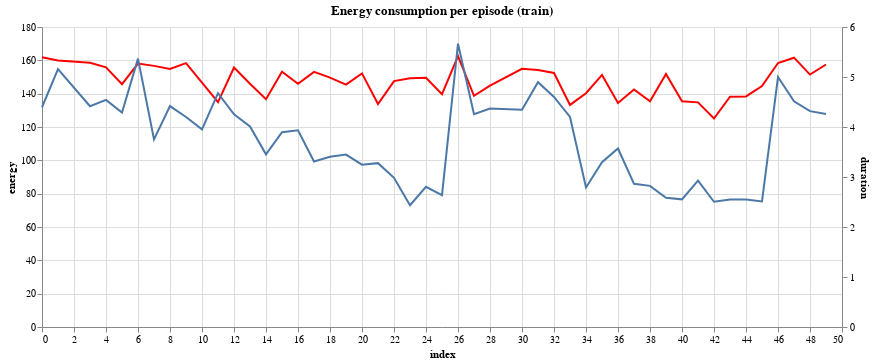

Notebook source saved alongside this figure:
### Code cell
(alt.Chart(values_df[values_df['num_of_rules'] == 3]).mark_line(color='red').encode(
    x='index',
    y='energy',
    
)+alt.Chart(values_df[values_df['num_of_rules'] == 3]).mark_line().encode(
    x='index',
    y='duration',
    
).properties(
    title='Energy consumption per episode (train)',
    width=800,
)).resolve_scale(
    y='independent'
)

### Figure 1 — Vega-Lite specification as saved in the notebook (floating-point values rounded to 4 significant figures)
{"config": {"view": {"continuousWidth": 300, "continuousHeight": 300}}, "layer": [{"data": {"name": "data-0291a8fae2e170352f2813a9a07ddd5f"}, "mark": {"type": "line", "color": "red"}, "encoding": {"x": {"field": "index", "type": "quantitative"}, "y": {"field": "energy", "type": "quantitative"}}}, {"data": {"name": "data-0291a8fae2e170352f2813a9a07ddd5f"}, "mark": {"type": "line"}, "encoding": {"x": {"field": "index", "type": "quantitative"}, "y": {"field": "duration", "type": "quantitative"}}, "title": "Energy consumption per episode (train)"}], "resolve": {"scale": {"y": "independent"}}, "width": 800, "$schema": "https://vega.github.io/schema/vega-lite/v5.8.0.json", "datasets": {"data-0291a8fae2e170352f2813a9a07ddd5f": [{"index": 0, "energy": 161.8, "alerts": 0.0, "distributions": 81.67, "fraction": 1.228, "duration": 4.395, "num_of_rules": 3.0}, {"index": 1, "energy": 160.0, "alerts": 0.0, "distributions": 128.3, "fraction": 1.927, "duration": 5.158, "num_of_rules": 3.0}, {"index": 3, "energy": 158.5, "alerts": 0.0, "distributions": 66.33, "fraction": 1.0, "duration": 4.415, "num_of_rules": 3.0}, {"index": 4, "energy": 155.8, "alerts": 0.0, "distributions": 66.0, "fraction": 1.0, "duration": 4.542, "num_of_rules": 3.0}, {"index": 5, "energy": 145.7, "alerts": 0.0, "distributions": 66.33, "fraction": 1.0, "duration": 4.287, "num_of_rules": 3.0}, {"index": 6, "energy": 158.1, "alerts": 0.0, "distributions": 122.7, "fraction": 1.842, "duration": 5.368, "num_of_rules": 3.0}, {"index": 7, "energy": 156.7, "alerts": 0.0, "distributions": 66.67, "fraction": 1.0, "duration": 3.751, "num_of_rules": 3.0}, {"index": 8, "energy": 154.8, "alerts": 0.0, "distributions": 69.33, "fraction": 1.044, "duration": 4.419, "num_of_rules": 3.0}, {"index": 9, "energy": 158.4, "alerts": 0.0, "distributions": 66.33, "fraction": 1.0, "duration": 4.201, "num_of_rules": 3.0}, {"index": 10, "energy": 146.7, "alerts": 0.0, "distributions": 66.33, "fraction": 1.0, "duration": 3.952, "num_of_rules": 3.0}, {"index": 11, "energy": 134.9, "alerts": 0.0, "distributions": 66.33, "fraction": 1.0, "duration": 4.676, "num_of_rules": 3.0}, {"index": 12, "energy": 155.7, "alerts": 0.0, "distributions": 66.33, "fraction": 1.0, "duration": 4.253, "num_of_rules": 3.0}, {"index": 13, "energy": 145.9, "alerts": 0.0, "distributions": 66.67, "fraction": 1.0, "duration": 4.011, "num_of_rules": 3.0}, {"index": 14, "energy": 136.7, "alerts": 0.0, "distributions": 66.33, "fraction": 1.0, "duration": 3.454, "num_of_rules": 3.0}, {"index": 15, "energy": 153.2, "alerts": 0.0, "distributions": 66.33, "fraction": 1.0, "duration": 3.896, "num_of_rules": 3.0}, {"index": 16, "energy": 145.9, "alerts": 0.0, "distributions": 66.67, "fraction": 1.0, "duration": 3.934, "num_of_rules": 3.0}, {"index": 17, "energy": 153.1, "alerts": 0.0, "distributions": 82.67, "fraction": 1.245, "duration": 3.311, "num_of_rules": 3.0}, {"index": 18, "energy": 149.6, "alerts": 0.0, "distributions": 66.33, "fraction": 1.0, "duration": 3.403, "num_of_rules": 3.0}, {"index": 19, "energy": 145.4, "alerts": 0.0, "distributions": 66.33, "fraction": 1.0, "duration": 3.448, "num_of_rules": 3.0}, {"index": 20, "energy": 152.2, "alerts": 0.0, "distributions": 66.33, "fraction": 1.0, "duration": 3.246, "num_of_rules": 3.0}, {"index": 21, "energy": 133.8, "alerts": 0.0, "distributions": 66.33, "fraction": 1.0, "duration": 3.277, "num_of_rules": 3.0}, {"index": 22, "energy": 147.5, "alerts": 0.0, "distributions": 66.33, "fraction": 1.0, "duration": 2.984, "num_of_rules": 3.0}, {"index": 23, "energy": 149.3, "alerts": 0.0, "distributions": 66.67, "fraction": 1.0, "duration": 2.435, "num_of_rules": 3.0}, {"index": 24, "energy": 149.6, "alerts": 0.0, "distributions": 66.67, "fraction": 1.0, "duration": 2.805, "num_of_rules": 3.0}, {"index": 25, "energy": 139.7, "alerts": 0.0, "distributions": 66.33, "fraction": 1.0, "duration": 2.638, "num_of_rules": 3.0}, {"index": 26, "energy": 162.5, "alerts": 0.0, "distributions": 66.67, "fraction": 1.0, "duration": 5.666, "num_of_rules": 3.0}, {"index": 27, "energy": 138.7, "alerts": 0.0, "distributions": 117.7, "fraction": 1.769, "duration": 4.257, "num_of_rules": 3.0}, {"index": 28, "energy": 144.8, "alerts": 0.0, "distributions": 66.67, "fraction": 1.0, "duration": 4.368, "num_of_rules": 3.0}, {"index": 30, "energy": 154.9, "alerts": 0.0, "distributions": 66.67, "fraction": 1.0, "duration": 4.345, "num_of_rules": 3.0}, {"index": 31, "energy": 154.2, "alerts": 0.0, "distributions": 89.67, "fraction": 1.349, "duration": 4.896, "num_of_rules": 3.0}, {"index": 32, "energy": 152.4, "alerts": 0.0, "distributions": 66.33, "fraction": 1.0, "duration": 4.6, "num_of_rules": 3.0}, {"index": 33, "energy": 133.3, "alerts": 0.0, "distributions": 66.67, "fraction": 1.0, "duration": 4.2, "num_of_rules": 3.0}, {"index": 34, "energy": 140.2, "alerts": 0.0, "distributions": 66.0, "fraction": 1.0, "duration": 2.791, "num_of_rules": 3.0}, {"index": 35, "energy": 151.3, "alerts": 0.0, "distributions": 66.33, "fraction": 1.0, "duration": 3.295, "num_of_rules": 3.0}, {"index": 36, "energy": 134.4, "alerts": 0.0, "distributions": 66.33, "fraction": 1.0, "duration": 3.57, "num_of_rules": 3.0}, {"index": 37, "energy": 142.5, "alerts": 0.0, "distributions": 66.33, "fraction": 1.0, "duration": 2.863, "num_of_rules": 3.0}, {"index": 38, "energy": 135.4, "alerts": 0.0, "distributions": 66.33, "fraction": 1.0, "duration": 2.823, "num_of_rules": 3.0}, {"index": 39, "energy": 151.8, "alerts": 0.0, "distributions": 66.33, "fraction": 1.0, "duration": 2.584, "num_of_rules": 3.0}, {"index": 40, "energy": 135.5, "alerts": 0.0, "distributions": 66.67, "fraction": 1.0, "duration": 2.553, "num_of_rules": 3.0}, {"index": 41, "energy": 134.8, "alerts": 0.0, "distributions": 66.67, "fraction": 1.0, "duration": 2.927, "num_of_rules": 3.0}, {"index": 42, "energy": 125.1, "alerts": 0.0, "distributions": 66.33, "fraction": 1.0, "duration": 2.505, "num_of_rules": 3.0}, {"index": 43, "energy": 138.2, "alerts": 0.0, "distributions": 66.33, "fraction": 1.0, "duration": 2.551, "num_of_rules": 3.0}, {"index": 44, "energy": 138.3, "alerts": 0.0, "distributions": 66.67, "fraction": 1.0, "duration": 2.549, "num_of_rules": 3.0}, {"index": 45, "energy": 144.5, "alerts": 0.0, "distributions": 66.67, "fraction": 1.0, "duration": 2.51, "num_of_rules": 3.0}, {"index": 46, "energy": 158.4, "alerts": 0.0, "distributions": 66.67, "fraction": 1.0, "duration": 5.0, "num_of_rules": 3.0}, {"index": 47, "energy": 161.6, "alerts": 0.0, "distributions": 66.67, "fraction": 1.0, "duration": 4.515, "num_of_rules": 3.0}, {"index": 48, "energy": 151.5, "alerts": 0.0, "distributions": 66.67, "fraction": 1.0, "duration": 4.317, "num_of_rules": 3.0}, {"index": 49, "energy": 157.5, "alerts": 0.0, "distributions": 133.3, "fraction": 2.0, "duration": 4.259, "num_of_rules": 3.0}]}}
